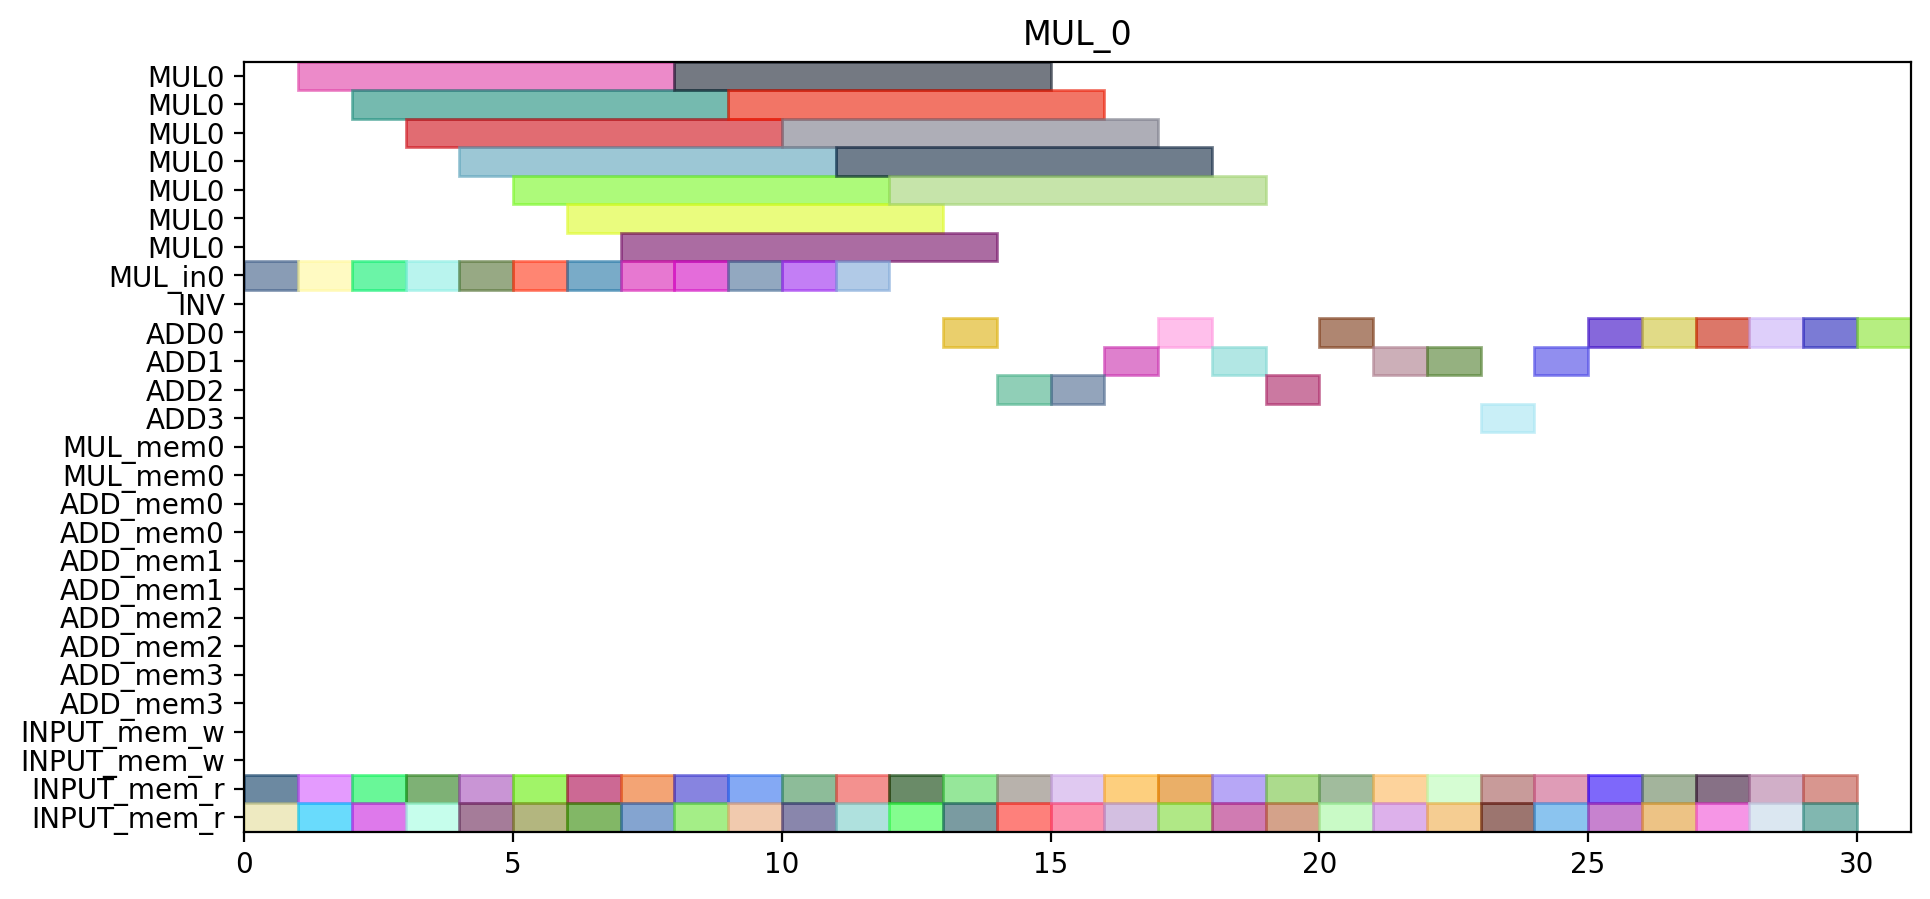

Reproduce this figure in Python.
from pyschedule import Scenario, solvers, plotters, alt


def solve():
	horizon = 194
	S = Scenario("MUL_0", horizon=horizon)

	# resource
	MUL = S.Resources('MUL', num=1, size=7)
	MUL_in = S.Resources('MUL_in', num=1)
	INV = S.Resource('INV')
	ADD = S.Resources('ADD', num=4, periods=range(1, horizon))
	MUL_mem = S.Resources('MUL_mem', num=1, size=2)
	ADD_mem = S.Resources('ADD_mem', num=4, size=2)
	INPUT_mem_w = S.Resource('INPUT_mem_w', size=2)
	INPUT_mem_r = S.Resource('INPUT_mem_r', size=2)

	# result of previous scheduling

	# new tasks
	c_t0_t0_t0_t0_in = S.Task('c_t0_t0_t0_t0_in', length=1, delay_cost=1)
	c_t0_t0_t0_t0_in += alt(MUL_in)
	c_t0_t0_t0_t0 = S.Task('c_t0_t0_t0_t0', length=7, delay_cost=1)
	c_t0_t0_t0_t0 += alt(MUL)
	S += c_t0_t0_t0_t0>=c_t0_t0_t0_t0_in

	c_t0_t0_t0_t0_mem0 = S.Task('c_t0_t0_t0_t0_mem0', length=1, delay_cost=1)
	c_t0_t0_t0_t0_mem0 += INPUT_mem_r
	S += c_t0_t0_t0_t0_mem0 <= c_t0_t0_t0_t0

	c_t0_t0_t0_t0_mem1 = S.Task('c_t0_t0_t0_t0_mem1', length=1, delay_cost=1)
	c_t0_t0_t0_t0_mem1 += INPUT_mem_r
	S += c_t0_t0_t0_t0_mem1 <= c_t0_t0_t0_t0

	c_t0_t0_t0_t1_in = S.Task('c_t0_t0_t0_t1_in', length=1, delay_cost=1)
	c_t0_t0_t0_t1_in += alt(MUL_in)
	c_t0_t0_t0_t1 = S.Task('c_t0_t0_t0_t1', length=7, delay_cost=1)
	c_t0_t0_t0_t1 += alt(MUL)
	S += c_t0_t0_t0_t1>=c_t0_t0_t0_t1_in

	c_t0_t0_t0_t1_mem0 = S.Task('c_t0_t0_t0_t1_mem0', length=1, delay_cost=1)
	c_t0_t0_t0_t1_mem0 += INPUT_mem_r
	S += c_t0_t0_t0_t1_mem0 <= c_t0_t0_t0_t1

	c_t0_t0_t0_t1_mem1 = S.Task('c_t0_t0_t0_t1_mem1', length=1, delay_cost=1)
	c_t0_t0_t0_t1_mem1 += INPUT_mem_r
	S += c_t0_t0_t0_t1_mem1 <= c_t0_t0_t0_t1

	c_t0_t0_t0_t2 = S.Task('c_t0_t0_t0_t2', length=1, delay_cost=1)
	c_t0_t0_t0_t2 += alt(ADD)

	c_t0_t0_t0_t2_mem0 = S.Task('c_t0_t0_t0_t2_mem0', length=1, delay_cost=1)
	c_t0_t0_t0_t2_mem0 += INPUT_mem_r
	S += c_t0_t0_t0_t2_mem0 <= c_t0_t0_t0_t2

	c_t0_t0_t0_t2_mem1 = S.Task('c_t0_t0_t0_t2_mem1', length=1, delay_cost=1)
	c_t0_t0_t0_t2_mem1 += INPUT_mem_r
	S += c_t0_t0_t0_t2_mem1 <= c_t0_t0_t0_t2

	c_t0_t0_t0_t3 = S.Task('c_t0_t0_t0_t3', length=1, delay_cost=1)
	c_t0_t0_t0_t3 += alt(ADD)

	c_t0_t0_t0_t3_mem0 = S.Task('c_t0_t0_t0_t3_mem0', length=1, delay_cost=1)
	c_t0_t0_t0_t3_mem0 += INPUT_mem_r
	S += c_t0_t0_t0_t3_mem0 <= c_t0_t0_t0_t3

	c_t0_t0_t0_t3_mem1 = S.Task('c_t0_t0_t0_t3_mem1', length=1, delay_cost=1)
	c_t0_t0_t0_t3_mem1 += INPUT_mem_r
	S += c_t0_t0_t0_t3_mem1 <= c_t0_t0_t0_t3

	c_t0_t0_t1_t0_in = S.Task('c_t0_t0_t1_t0_in', length=1, delay_cost=1)
	c_t0_t0_t1_t0_in += alt(MUL_in)
	c_t0_t0_t1_t0 = S.Task('c_t0_t0_t1_t0', length=7, delay_cost=1)
	c_t0_t0_t1_t0 += alt(MUL)
	S += c_t0_t0_t1_t0>=c_t0_t0_t1_t0_in

	c_t0_t0_t1_t0_mem0 = S.Task('c_t0_t0_t1_t0_mem0', length=1, delay_cost=1)
	c_t0_t0_t1_t0_mem0 += INPUT_mem_r
	S += c_t0_t0_t1_t0_mem0 <= c_t0_t0_t1_t0

	c_t0_t0_t1_t0_mem1 = S.Task('c_t0_t0_t1_t0_mem1', length=1, delay_cost=1)
	c_t0_t0_t1_t0_mem1 += INPUT_mem_r
	S += c_t0_t0_t1_t0_mem1 <= c_t0_t0_t1_t0

	c_t0_t0_t1_t1_in = S.Task('c_t0_t0_t1_t1_in', length=1, delay_cost=1)
	c_t0_t0_t1_t1_in += alt(MUL_in)
	c_t0_t0_t1_t1 = S.Task('c_t0_t0_t1_t1', length=7, delay_cost=1)
	c_t0_t0_t1_t1 += alt(MUL)
	S += c_t0_t0_t1_t1>=c_t0_t0_t1_t1_in

	c_t0_t0_t1_t1_mem0 = S.Task('c_t0_t0_t1_t1_mem0', length=1, delay_cost=1)
	c_t0_t0_t1_t1_mem0 += INPUT_mem_r
	S += c_t0_t0_t1_t1_mem0 <= c_t0_t0_t1_t1

	c_t0_t0_t1_t1_mem1 = S.Task('c_t0_t0_t1_t1_mem1', length=1, delay_cost=1)
	c_t0_t0_t1_t1_mem1 += INPUT_mem_r
	S += c_t0_t0_t1_t1_mem1 <= c_t0_t0_t1_t1

	c_t0_t0_t1_t2 = S.Task('c_t0_t0_t1_t2', length=1, delay_cost=1)
	c_t0_t0_t1_t2 += alt(ADD)

	c_t0_t0_t1_t2_mem0 = S.Task('c_t0_t0_t1_t2_mem0', length=1, delay_cost=1)
	c_t0_t0_t1_t2_mem0 += INPUT_mem_r
	S += c_t0_t0_t1_t2_mem0 <= c_t0_t0_t1_t2

	c_t0_t0_t1_t2_mem1 = S.Task('c_t0_t0_t1_t2_mem1', length=1, delay_cost=1)
	c_t0_t0_t1_t2_mem1 += INPUT_mem_r
	S += c_t0_t0_t1_t2_mem1 <= c_t0_t0_t1_t2

	c_t0_t0_t1_t3 = S.Task('c_t0_t0_t1_t3', length=1, delay_cost=1)
	c_t0_t0_t1_t3 += alt(ADD)

	c_t0_t0_t1_t3_mem0 = S.Task('c_t0_t0_t1_t3_mem0', length=1, delay_cost=1)
	c_t0_t0_t1_t3_mem0 += INPUT_mem_r
	S += c_t0_t0_t1_t3_mem0 <= c_t0_t0_t1_t3

	c_t0_t0_t1_t3_mem1 = S.Task('c_t0_t0_t1_t3_mem1', length=1, delay_cost=1)
	c_t0_t0_t1_t3_mem1 += INPUT_mem_r
	S += c_t0_t0_t1_t3_mem1 <= c_t0_t0_t1_t3

	c_t0_t0_t20 = S.Task('c_t0_t0_t20', length=1, delay_cost=1)
	c_t0_t0_t20 += alt(ADD)

	c_t0_t0_t20_mem0 = S.Task('c_t0_t0_t20_mem0', length=1, delay_cost=1)
	c_t0_t0_t20_mem0 += INPUT_mem_r
	S += c_t0_t0_t20_mem0 <= c_t0_t0_t20

	c_t0_t0_t20_mem1 = S.Task('c_t0_t0_t20_mem1', length=1, delay_cost=1)
	c_t0_t0_t20_mem1 += INPUT_mem_r
	S += c_t0_t0_t20_mem1 <= c_t0_t0_t20

	c_t0_t0_t21 = S.Task('c_t0_t0_t21', length=1, delay_cost=1)
	c_t0_t0_t21 += alt(ADD)

	c_t0_t0_t21_mem0 = S.Task('c_t0_t0_t21_mem0', length=1, delay_cost=1)
	c_t0_t0_t21_mem0 += INPUT_mem_r
	S += c_t0_t0_t21_mem0 <= c_t0_t0_t21

	c_t0_t0_t21_mem1 = S.Task('c_t0_t0_t21_mem1', length=1, delay_cost=1)
	c_t0_t0_t21_mem1 += INPUT_mem_r
	S += c_t0_t0_t21_mem1 <= c_t0_t0_t21

	c_t0_t0_t30 = S.Task('c_t0_t0_t30', length=1, delay_cost=1)
	c_t0_t0_t30 += alt(ADD)

	c_t0_t0_t30_mem0 = S.Task('c_t0_t0_t30_mem0', length=1, delay_cost=1)
	c_t0_t0_t30_mem0 += INPUT_mem_r
	S += c_t0_t0_t30_mem0 <= c_t0_t0_t30

	c_t0_t0_t30_mem1 = S.Task('c_t0_t0_t30_mem1', length=1, delay_cost=1)
	c_t0_t0_t30_mem1 += INPUT_mem_r
	S += c_t0_t0_t30_mem1 <= c_t0_t0_t30

	c_t0_t0_t31 = S.Task('c_t0_t0_t31', length=1, delay_cost=1)
	c_t0_t0_t31 += alt(ADD)

	c_t0_t0_t31_mem0 = S.Task('c_t0_t0_t31_mem0', length=1, delay_cost=1)
	c_t0_t0_t31_mem0 += INPUT_mem_r
	S += c_t0_t0_t31_mem0 <= c_t0_t0_t31

	c_t0_t0_t31_mem1 = S.Task('c_t0_t0_t31_mem1', length=1, delay_cost=1)
	c_t0_t0_t31_mem1 += INPUT_mem_r
	S += c_t0_t0_t31_mem1 <= c_t0_t0_t31

	c_t0_t1_t0_t0_in = S.Task('c_t0_t1_t0_t0_in', length=1, delay_cost=1)
	c_t0_t1_t0_t0_in += alt(MUL_in)
	c_t0_t1_t0_t0 = S.Task('c_t0_t1_t0_t0', length=7, delay_cost=1)
	c_t0_t1_t0_t0 += alt(MUL)
	S += c_t0_t1_t0_t0>=c_t0_t1_t0_t0_in

	c_t0_t1_t0_t0_mem0 = S.Task('c_t0_t1_t0_t0_mem0', length=1, delay_cost=1)
	c_t0_t1_t0_t0_mem0 += INPUT_mem_r
	S += c_t0_t1_t0_t0_mem0 <= c_t0_t1_t0_t0

	c_t0_t1_t0_t0_mem1 = S.Task('c_t0_t1_t0_t0_mem1', length=1, delay_cost=1)
	c_t0_t1_t0_t0_mem1 += INPUT_mem_r
	S += c_t0_t1_t0_t0_mem1 <= c_t0_t1_t0_t0

	c_t0_t1_t0_t1_in = S.Task('c_t0_t1_t0_t1_in', length=1, delay_cost=1)
	c_t0_t1_t0_t1_in += alt(MUL_in)
	c_t0_t1_t0_t1 = S.Task('c_t0_t1_t0_t1', length=7, delay_cost=1)
	c_t0_t1_t0_t1 += alt(MUL)
	S += c_t0_t1_t0_t1>=c_t0_t1_t0_t1_in

	c_t0_t1_t0_t1_mem0 = S.Task('c_t0_t1_t0_t1_mem0', length=1, delay_cost=1)
	c_t0_t1_t0_t1_mem0 += INPUT_mem_r
	S += c_t0_t1_t0_t1_mem0 <= c_t0_t1_t0_t1

	c_t0_t1_t0_t1_mem1 = S.Task('c_t0_t1_t0_t1_mem1', length=1, delay_cost=1)
	c_t0_t1_t0_t1_mem1 += INPUT_mem_r
	S += c_t0_t1_t0_t1_mem1 <= c_t0_t1_t0_t1

	c_t0_t1_t0_t2 = S.Task('c_t0_t1_t0_t2', length=1, delay_cost=1)
	c_t0_t1_t0_t2 += alt(ADD)

	c_t0_t1_t0_t2_mem0 = S.Task('c_t0_t1_t0_t2_mem0', length=1, delay_cost=1)
	c_t0_t1_t0_t2_mem0 += INPUT_mem_r
	S += c_t0_t1_t0_t2_mem0 <= c_t0_t1_t0_t2

	c_t0_t1_t0_t2_mem1 = S.Task('c_t0_t1_t0_t2_mem1', length=1, delay_cost=1)
	c_t0_t1_t0_t2_mem1 += INPUT_mem_r
	S += c_t0_t1_t0_t2_mem1 <= c_t0_t1_t0_t2

	c_t0_t1_t0_t3 = S.Task('c_t0_t1_t0_t3', length=1, delay_cost=1)
	c_t0_t1_t0_t3 += alt(ADD)

	c_t0_t1_t0_t3_mem0 = S.Task('c_t0_t1_t0_t3_mem0', length=1, delay_cost=1)
	c_t0_t1_t0_t3_mem0 += INPUT_mem_r
	S += c_t0_t1_t0_t3_mem0 <= c_t0_t1_t0_t3

	c_t0_t1_t0_t3_mem1 = S.Task('c_t0_t1_t0_t3_mem1', length=1, delay_cost=1)
	c_t0_t1_t0_t3_mem1 += INPUT_mem_r
	S += c_t0_t1_t0_t3_mem1 <= c_t0_t1_t0_t3

	c_t0_t1_t1_t0_in = S.Task('c_t0_t1_t1_t0_in', length=1, delay_cost=1)
	c_t0_t1_t1_t0_in += alt(MUL_in)
	c_t0_t1_t1_t0 = S.Task('c_t0_t1_t1_t0', length=7, delay_cost=1)
	c_t0_t1_t1_t0 += alt(MUL)
	S += c_t0_t1_t1_t0>=c_t0_t1_t1_t0_in

	c_t0_t1_t1_t0_mem0 = S.Task('c_t0_t1_t1_t0_mem0', length=1, delay_cost=1)
	c_t0_t1_t1_t0_mem0 += INPUT_mem_r
	S += c_t0_t1_t1_t0_mem0 <= c_t0_t1_t1_t0

	c_t0_t1_t1_t0_mem1 = S.Task('c_t0_t1_t1_t0_mem1', length=1, delay_cost=1)
	c_t0_t1_t1_t0_mem1 += INPUT_mem_r
	S += c_t0_t1_t1_t0_mem1 <= c_t0_t1_t1_t0

	c_t0_t1_t1_t1_in = S.Task('c_t0_t1_t1_t1_in', length=1, delay_cost=1)
	c_t0_t1_t1_t1_in += alt(MUL_in)
	c_t0_t1_t1_t1 = S.Task('c_t0_t1_t1_t1', length=7, delay_cost=1)
	c_t0_t1_t1_t1 += alt(MUL)
	S += c_t0_t1_t1_t1>=c_t0_t1_t1_t1_in

	c_t0_t1_t1_t1_mem0 = S.Task('c_t0_t1_t1_t1_mem0', length=1, delay_cost=1)
	c_t0_t1_t1_t1_mem0 += INPUT_mem_r
	S += c_t0_t1_t1_t1_mem0 <= c_t0_t1_t1_t1

	c_t0_t1_t1_t1_mem1 = S.Task('c_t0_t1_t1_t1_mem1', length=1, delay_cost=1)
	c_t0_t1_t1_t1_mem1 += INPUT_mem_r
	S += c_t0_t1_t1_t1_mem1 <= c_t0_t1_t1_t1

	c_t0_t1_t1_t2 = S.Task('c_t0_t1_t1_t2', length=1, delay_cost=1)
	c_t0_t1_t1_t2 += alt(ADD)

	c_t0_t1_t1_t2_mem0 = S.Task('c_t0_t1_t1_t2_mem0', length=1, delay_cost=1)
	c_t0_t1_t1_t2_mem0 += INPUT_mem_r
	S += c_t0_t1_t1_t2_mem0 <= c_t0_t1_t1_t2

	c_t0_t1_t1_t2_mem1 = S.Task('c_t0_t1_t1_t2_mem1', length=1, delay_cost=1)
	c_t0_t1_t1_t2_mem1 += INPUT_mem_r
	S += c_t0_t1_t1_t2_mem1 <= c_t0_t1_t1_t2

	c_t0_t1_t1_t3 = S.Task('c_t0_t1_t1_t3', length=1, delay_cost=1)
	c_t0_t1_t1_t3 += alt(ADD)

	c_t0_t1_t1_t3_mem0 = S.Task('c_t0_t1_t1_t3_mem0', length=1, delay_cost=1)
	c_t0_t1_t1_t3_mem0 += INPUT_mem_r
	S += c_t0_t1_t1_t3_mem0 <= c_t0_t1_t1_t3

	c_t0_t1_t1_t3_mem1 = S.Task('c_t0_t1_t1_t3_mem1', length=1, delay_cost=1)
	c_t0_t1_t1_t3_mem1 += INPUT_mem_r
	S += c_t0_t1_t1_t3_mem1 <= c_t0_t1_t1_t3

	c_t0_t1_t20 = S.Task('c_t0_t1_t20', length=1, delay_cost=1)
	c_t0_t1_t20 += alt(ADD)

	c_t0_t1_t20_mem0 = S.Task('c_t0_t1_t20_mem0', length=1, delay_cost=1)
	c_t0_t1_t20_mem0 += INPUT_mem_r
	S += c_t0_t1_t20_mem0 <= c_t0_t1_t20

	c_t0_t1_t20_mem1 = S.Task('c_t0_t1_t20_mem1', length=1, delay_cost=1)
	c_t0_t1_t20_mem1 += INPUT_mem_r
	S += c_t0_t1_t20_mem1 <= c_t0_t1_t20

	c_t0_t1_t21 = S.Task('c_t0_t1_t21', length=1, delay_cost=1)
	c_t0_t1_t21 += alt(ADD)

	c_t0_t1_t21_mem0 = S.Task('c_t0_t1_t21_mem0', length=1, delay_cost=1)
	c_t0_t1_t21_mem0 += INPUT_mem_r
	S += c_t0_t1_t21_mem0 <= c_t0_t1_t21

	c_t0_t1_t21_mem1 = S.Task('c_t0_t1_t21_mem1', length=1, delay_cost=1)
	c_t0_t1_t21_mem1 += INPUT_mem_r
	S += c_t0_t1_t21_mem1 <= c_t0_t1_t21

	c_t0_t1_t30 = S.Task('c_t0_t1_t30', length=1, delay_cost=1)
	c_t0_t1_t30 += alt(ADD)

	c_t0_t1_t30_mem0 = S.Task('c_t0_t1_t30_mem0', length=1, delay_cost=1)
	c_t0_t1_t30_mem0 += INPUT_mem_r
	S += c_t0_t1_t30_mem0 <= c_t0_t1_t30

	c_t0_t1_t30_mem1 = S.Task('c_t0_t1_t30_mem1', length=1, delay_cost=1)
	c_t0_t1_t30_mem1 += INPUT_mem_r
	S += c_t0_t1_t30_mem1 <= c_t0_t1_t30

	c_t0_t1_t31 = S.Task('c_t0_t1_t31', length=1, delay_cost=1)
	c_t0_t1_t31 += alt(ADD)

	c_t0_t1_t31_mem0 = S.Task('c_t0_t1_t31_mem0', length=1, delay_cost=1)
	c_t0_t1_t31_mem0 += INPUT_mem_r
	S += c_t0_t1_t31_mem0 <= c_t0_t1_t31

	c_t0_t1_t31_mem1 = S.Task('c_t0_t1_t31_mem1', length=1, delay_cost=1)
	c_t0_t1_t31_mem1 += INPUT_mem_r
	S += c_t0_t1_t31_mem1 <= c_t0_t1_t31

	c_t0_t2_t0_t0_in = S.Task('c_t0_t2_t0_t0_in', length=1, delay_cost=1)
	c_t0_t2_t0_t0_in += alt(MUL_in)
	c_t0_t2_t0_t0 = S.Task('c_t0_t2_t0_t0', length=7, delay_cost=1)
	c_t0_t2_t0_t0 += alt(MUL)
	S += c_t0_t2_t0_t0>=c_t0_t2_t0_t0_in

	c_t0_t2_t0_t0_mem0 = S.Task('c_t0_t2_t0_t0_mem0', length=1, delay_cost=1)
	c_t0_t2_t0_t0_mem0 += INPUT_mem_r
	S += c_t0_t2_t0_t0_mem0 <= c_t0_t2_t0_t0

	c_t0_t2_t0_t0_mem1 = S.Task('c_t0_t2_t0_t0_mem1', length=1, delay_cost=1)
	c_t0_t2_t0_t0_mem1 += INPUT_mem_r
	S += c_t0_t2_t0_t0_mem1 <= c_t0_t2_t0_t0

	c_t0_t2_t0_t1_in = S.Task('c_t0_t2_t0_t1_in', length=1, delay_cost=1)
	c_t0_t2_t0_t1_in += alt(MUL_in)
	c_t0_t2_t0_t1 = S.Task('c_t0_t2_t0_t1', length=7, delay_cost=1)
	c_t0_t2_t0_t1 += alt(MUL)
	S += c_t0_t2_t0_t1>=c_t0_t2_t0_t1_in

	c_t0_t2_t0_t1_mem0 = S.Task('c_t0_t2_t0_t1_mem0', length=1, delay_cost=1)
	c_t0_t2_t0_t1_mem0 += INPUT_mem_r
	S += c_t0_t2_t0_t1_mem0 <= c_t0_t2_t0_t1

	c_t0_t2_t0_t1_mem1 = S.Task('c_t0_t2_t0_t1_mem1', length=1, delay_cost=1)
	c_t0_t2_t0_t1_mem1 += INPUT_mem_r
	S += c_t0_t2_t0_t1_mem1 <= c_t0_t2_t0_t1

	c_t0_t2_t0_t2 = S.Task('c_t0_t2_t0_t2', length=1, delay_cost=1)
	c_t0_t2_t0_t2 += alt(ADD)

	c_t0_t2_t0_t2_mem0 = S.Task('c_t0_t2_t0_t2_mem0', length=1, delay_cost=1)
	c_t0_t2_t0_t2_mem0 += INPUT_mem_r
	S += c_t0_t2_t0_t2_mem0 <= c_t0_t2_t0_t2

	c_t0_t2_t0_t2_mem1 = S.Task('c_t0_t2_t0_t2_mem1', length=1, delay_cost=1)
	c_t0_t2_t0_t2_mem1 += INPUT_mem_r
	S += c_t0_t2_t0_t2_mem1 <= c_t0_t2_t0_t2

	c_t0_t2_t0_t3 = S.Task('c_t0_t2_t0_t3', length=1, delay_cost=1)
	c_t0_t2_t0_t3 += alt(ADD)

	c_t0_t2_t0_t3_mem0 = S.Task('c_t0_t2_t0_t3_mem0', length=1, delay_cost=1)
	c_t0_t2_t0_t3_mem0 += INPUT_mem_r
	S += c_t0_t2_t0_t3_mem0 <= c_t0_t2_t0_t3

	c_t0_t2_t0_t3_mem1 = S.Task('c_t0_t2_t0_t3_mem1', length=1, delay_cost=1)
	c_t0_t2_t0_t3_mem1 += INPUT_mem_r
	S += c_t0_t2_t0_t3_mem1 <= c_t0_t2_t0_t3

	c_t0_t2_t1_t0_in = S.Task('c_t0_t2_t1_t0_in', length=1, delay_cost=1)
	c_t0_t2_t1_t0_in += alt(MUL_in)
	c_t0_t2_t1_t0 = S.Task('c_t0_t2_t1_t0', length=7, delay_cost=1)
	c_t0_t2_t1_t0 += alt(MUL)
	S += c_t0_t2_t1_t0>=c_t0_t2_t1_t0_in

	c_t0_t2_t1_t0_mem0 = S.Task('c_t0_t2_t1_t0_mem0', length=1, delay_cost=1)
	c_t0_t2_t1_t0_mem0 += INPUT_mem_r
	S += c_t0_t2_t1_t0_mem0 <= c_t0_t2_t1_t0

	c_t0_t2_t1_t0_mem1 = S.Task('c_t0_t2_t1_t0_mem1', length=1, delay_cost=1)
	c_t0_t2_t1_t0_mem1 += INPUT_mem_r
	S += c_t0_t2_t1_t0_mem1 <= c_t0_t2_t1_t0

	c_t0_t2_t1_t1_in = S.Task('c_t0_t2_t1_t1_in', length=1, delay_cost=1)
	c_t0_t2_t1_t1_in += alt(MUL_in)
	c_t0_t2_t1_t1 = S.Task('c_t0_t2_t1_t1', length=7, delay_cost=1)
	c_t0_t2_t1_t1 += alt(MUL)
	S += c_t0_t2_t1_t1>=c_t0_t2_t1_t1_in

	c_t0_t2_t1_t1_mem0 = S.Task('c_t0_t2_t1_t1_mem0', length=1, delay_cost=1)
	c_t0_t2_t1_t1_mem0 += INPUT_mem_r
	S += c_t0_t2_t1_t1_mem0 <= c_t0_t2_t1_t1

	c_t0_t2_t1_t1_mem1 = S.Task('c_t0_t2_t1_t1_mem1', length=1, delay_cost=1)
	c_t0_t2_t1_t1_mem1 += INPUT_mem_r
	S += c_t0_t2_t1_t1_mem1 <= c_t0_t2_t1_t1

	solvers.mip.solve(S,msg=1,kind='CPLEX',ratio_gap=1.01)

	solution = [['hoge']*len(S.solution()[1]) for i in range(len(S.solution()))]
	for i in range(len(S.solution())):
		for j in range(len(S.solution()[i])):
			solution[i][j]=str(S.solution()[i][j])
	print(solution)

	cycles = int(solution[-1][3])

	pic_file_name = "/mnt/rose/usr1/fukuda/pairing_automation_design2/bls24-317/scheduling/MUL_mul1_add4/MUL_0.png"
	if(S.solution() != []):
		plotters.matplotlib.plot(S,img_filename=pic_file_name, vertical_text=True, fig_size=(cycles*0.25+3, 5), show_task_labels=False)

	return solution
